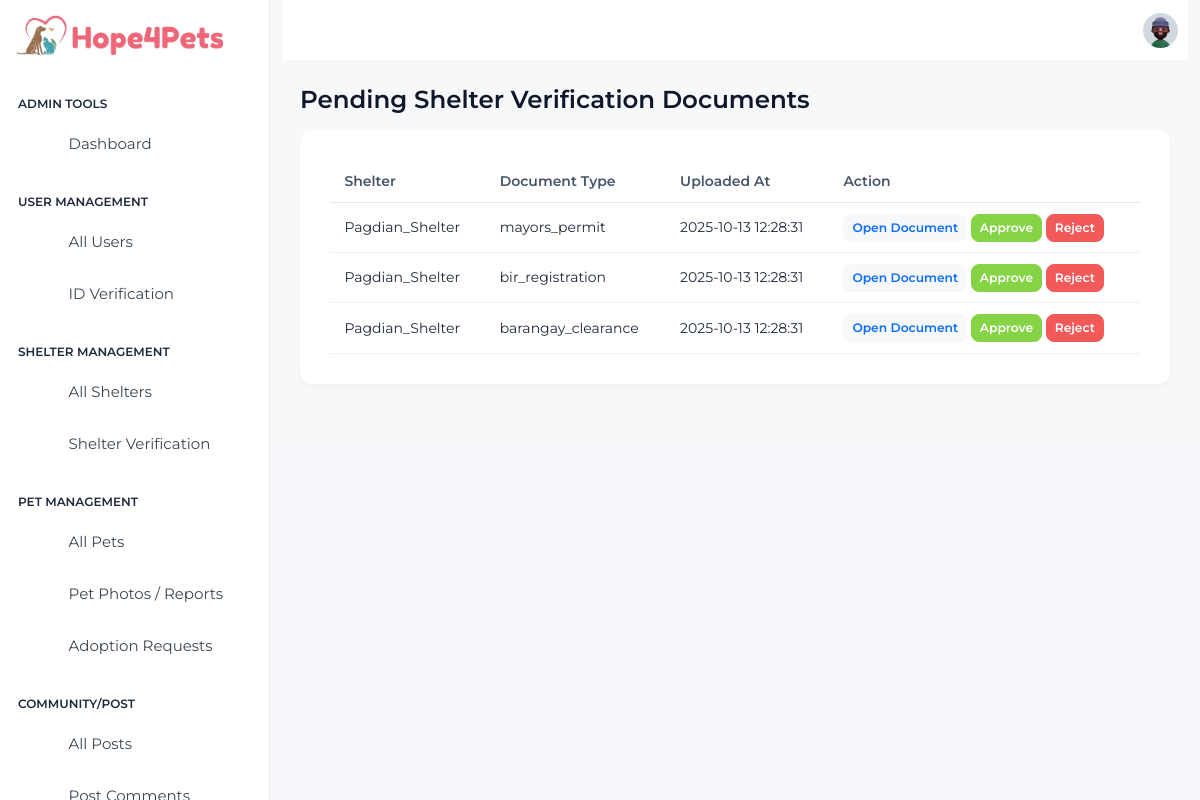
The page /admin/views/Shelter/shelter-verification-requests.php (signed in) on the database as committed earlier.
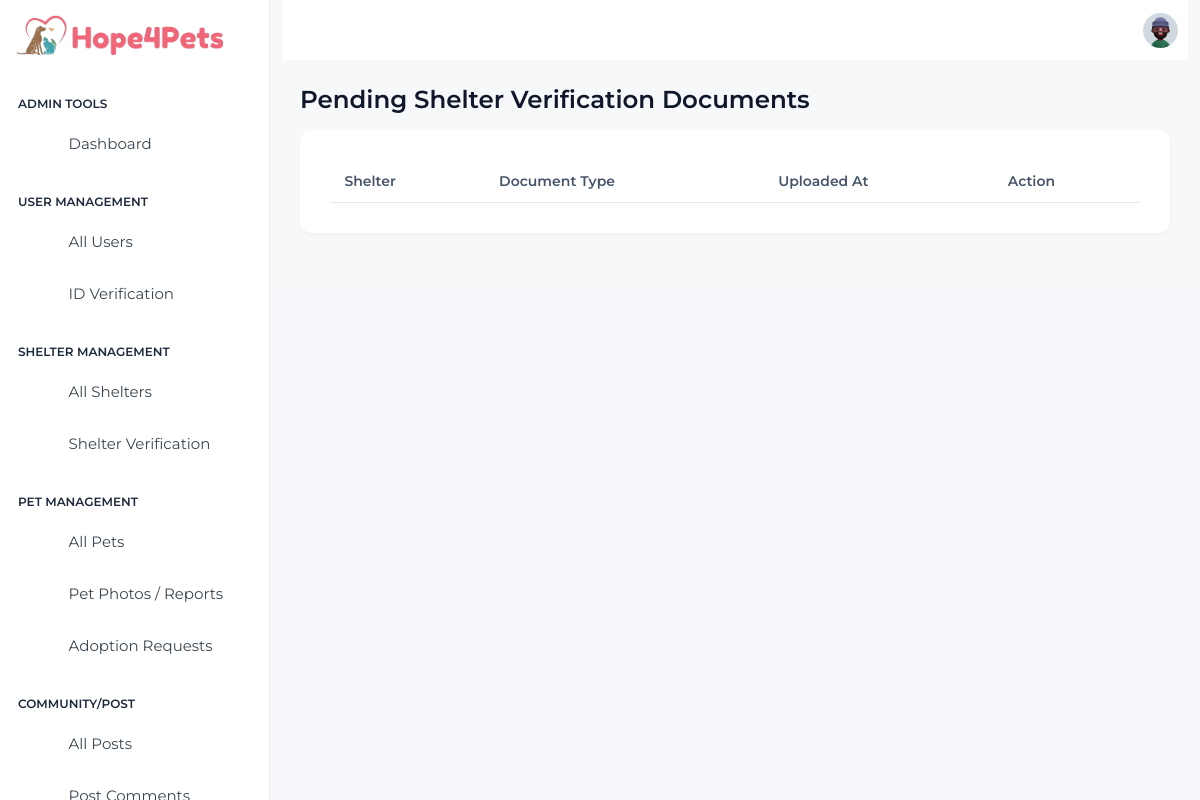
The same page on the database as committed later.
### tables this page shows
CREATE TABLE `shelter_documents` (
  `id` bigint(20) UNSIGNED NOT NULL,
  `shelter_id` bigint(20) UNSIGNED NOT NULL,
  `doc_type` varchar(100) DEFAULT NULL,
  `file_path` varchar(500) NOT NULL,
  `status` enum('pending','approved','rejected') DEFAULT 'pending',
  `uploaded_at` timestamp NOT NULL DEFAULT current_timestamp(),
  `reviewed_by` bigint(20) UNSIGNED DEFAULT NULL,
  `reviewed_at` timestamp NULL DEFAULT NULL
);

CREATE TABLE `shelters` (
  `id` bigint(20) UNSIGNED NOT NULL,
  `user_id` bigint(20) UNSIGNED NOT NULL,
  `shelter_name` varchar(255) NOT NULL,
  `address` varchar(255) DEFAULT NULL,
  `contact_number` varchar(50) DEFAULT NULL,
  `verified_badge` tinyint(1) DEFAULT 0,
  `created_at` timestamp NOT NULL DEFAULT current_timestamp(),
  `is_verified` tinyint(1) NOT NULL DEFAULT 0,
  `verified_at` timestamp NULL DEFAULT NULL,
  `verified_by` bigint(20) UNSIGNED DEFAULT NULL
);

### controllers/BaseController.php (called while the page is built, shortened)
<?php
require_once __DIR__ . '/../config/db-connection/db_connection.php';
abstract class BaseController {
    protected static ?mysqli $conn = null;
    protected static function db(): mysqli {
        if (self::$conn === null) {
            global $conn;
            self::$conn = $conn;
        }
        return self::$conn;
    }
    protected static function fetchAll(string $sql, string $types = '', array $params = []): array {
        $mysqli = self::db();
        try {
            if ($types !== '' && !empty($params)) {
                $stmt = $mysqli->prepare($sql);
                $stmt->bind_param($types, ...$params);
                $stmt->execute();
                $result = $stmt->get_result();
                $rows = $result ? $result->fetch_all(MYSQLI_ASSOC) : [];
                return $rows;
            }
            $result = $mysqli->query($sql);
            $rows = $result->fetch_all(MYSQLI_ASSOC);
            return $rows;
        } catch (mysqli_sql_exception $e) {
            error_log('DB error in fetchAll: ' . $e->getMessage() . ' -- SQL: ' . $sql);
            return [];
        }
    }
}

### admin/controllers/Shelter/shelter-verification-requests-controller.php (called while the page is built, shortened)
<?php
require_once __DIR__ . '/../../../controllers/BaseController.php';
class ShelterVerificationRequestsController extends BaseController {
    public static function fetchDocuments(?int $shelterId = null, int $limit = 500): array {
        $sql = "SELECT sd.id, sd.shelter_id, sd.doc_type, sd.file_path, sd.status, sd.uploaded_at, sd.reviewed_at, s.shelter_name as shelter_name, s.user_id as shelter_owner_user_id
                FROM shelter_documents sd
                LEFT JOIN shelters s ON sd.shelter_id = s.id
                WHERE sd.status = 'pending'
                " . ($shelterId ? " AND sd.shelter_id = ?" : "") . "
                ORDER BY sd.uploaded_at ASC
                LIMIT ?";
        return self::fetchAll($sql, 'i', [$limit]);
    }
}
?>

### admin/views/Shelter/shelter-verification-requests.php (the view, shortened to what this page needs)
<?php
include dirname(__DIR__, 2) . '/sidebar.php';
?>
<?php
include dirname(__DIR__, 2) . '/controllers/Shelter/shelter-verification-requests-controller.php';
$docs = ShelterVerificationRequestsController::fetchDocuments(null, 200);
?>
<div class="body-wrapper">
<?php include dirname(__DIR__, 2) . '/header.php'; ?>
<div class="container-fluid">
	<div class="d-flex align-items-center justify-content-between mb-3">
		<h3 class="mb-0">Pending Shelter Verification Documents</h3>
	</div>
    <div class="card mt-3">
        <div class="card-body">
            <div class="table-responsive">
                <table class="table table-sm align-middle mb-0">
                    <thead>
                        <tr>
                            <th>Shelter</th>
                            <th>Document Type</th>
                            <th>Uploaded At</th>
                            <th>Action</th>
                        </tr>
                    </thead>
                    <tbody>
                    <?php foreach ($docs as $doc): ?>
                        <tr>
                            <td><?= htmlspecialchars($doc['shelter_name'] ?? '') ?></td>
                            <td><?= htmlspecialchars($doc['doc_type'] ?? '') ?></td>
                            <td><?= htmlspecialchars($doc['uploaded_at'] ?? '') ?></td>
                            <td>
                                <a class="btn btn-light btn-sm js-view-doc"
                                    href="/Hope4PetsOnlinePetAdoptionandRehomingSystem/admin/controllers/Shelter/serve-shelter-document.php?id=<?= $doc['id'] ?>"
                                    data-file="/Hope4PetsOnlinePetAdoptionandRehomingSystem/admin/controllers/Shelter/serve-shelter-document.php?id=<?= $doc['id'] ?>"
                                    data-id="<?= $doc['id'] ?>"
                                    target="_blank">
                                    Open Document
                                </a>
                                <form method="post" action="/Hope4PetsOnlinePetAdoptionandRehomingSystem/admin/controllers/Shelter/review-shelter-document-action.php" class="js-review-form" style="display:inline;">
                                    <button type="submit" class="btn btn-success btn-sm">Approve</button>
                                </form>
                                <form method="post" action="/Hope4PetsOnlinePetAdoptionandRehomingSystem/admin/controllers/Shelter/review-shelter-document-action.php" class="js-review-form" style="display:inline;">
                                    <button type="submit" class="btn btn-danger btn-sm">Reject</button>
                                </form>
                            </td>
                        </tr>
                    <?php endforeach; ?>
                    </tbody>
                </table>
            </div>
        </div>
    </div>
</div>
<?php include dirname(__DIR__, 2) . '/footer.php'; ?>

Rows that differ between the two databases and show on the page:
removed shelter_documents: shelter.shelter_name "Pagdian_Shelter", doc_type "mayors_permit", uploaded_at "2025-10-13 12:28:31"
removed shelter_documents: shelter.shelter_name "Pagdian_Shelter", doc_type "bir_registration", uploaded_at "2025-10-13 12:28:31"
removed shelter_documents: shelter.shelter_name "Pagdian_Shelter", doc_type "barangay_clearance", uploaded_at "2025-10-13 12:28:31"
